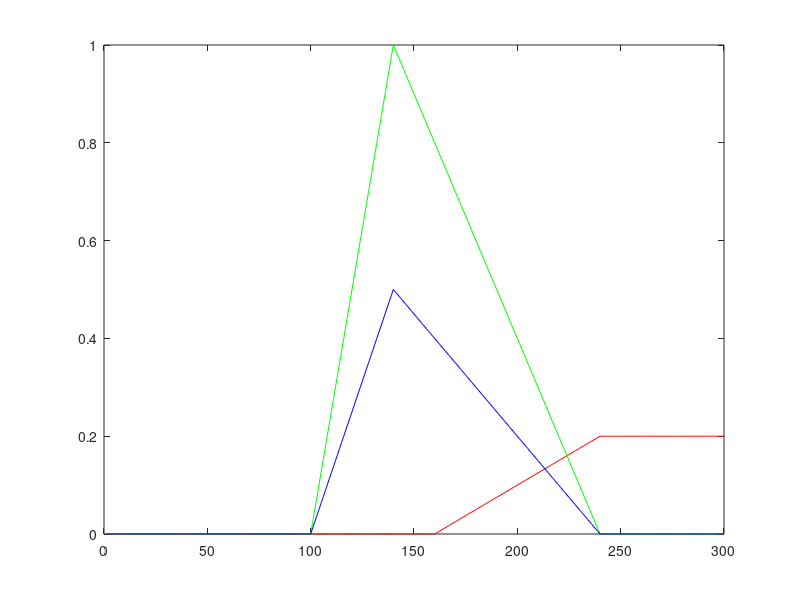

This chart was generated by the following MATLAB code:
for h = 1: 300
    if (h >= 160 && h <= 240) 
        r(h) = 0.0025 * (h - 160);
    elseif (h > 240)
        r(h) = 0.2 ;
    else 
        r(h) = 0;
    end

    if (h < 140 && h > 100)
        g(h) = 0.025 * ( h - 100 );
    elseif (h >= 140 && h <= 240)
        g(h) = (1 -  0.01 * (h - 140));
    else
        g(h) = 0;
    end

    if (h < 140 && h > 100) 
        b(h) = 0.0125 * ( h - 100 );
    elseif (h >= 140 && h <= 240)
        b(h) = (0.5 - 0.005 * (h - 140));
    else
        b(h) = 0;
    end
end

h = 1:1:300;
plot(h,r,'red');
hold on 
plot(h,g,'green');
hold on 
plot(h,b,'blue');
hold off